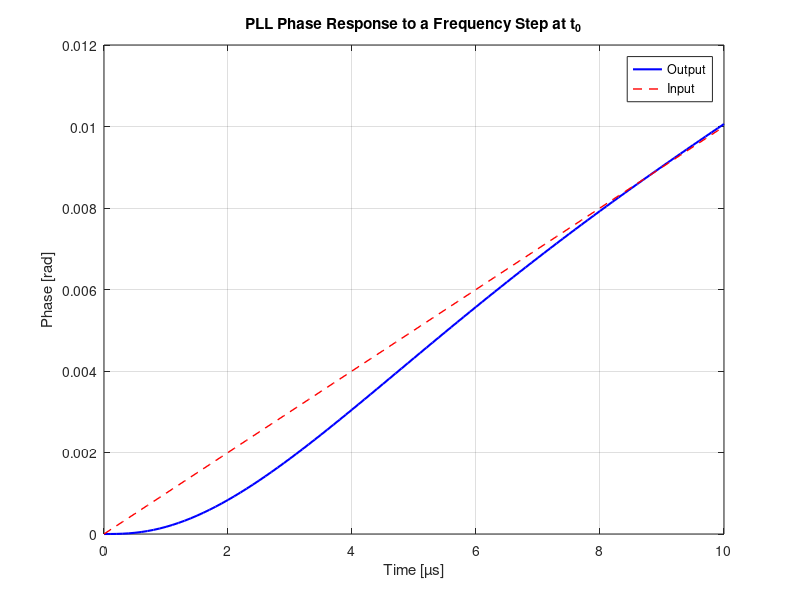

Write MATLAB code to recreate this figure.
clc; clear; close all;


N = 5;
A0 = 1;
KVCO = 10e6;
I = 1e-3;
Kphase = I / (2 * pi);

zeta = 0.707;
f_bw = 150e3;
omega_bw = 2*pi*f_bw;
omega_n = omega_bw / sqrt(1 + 2*zeta^2 + sqrt(4*zeta^4 + 4*zeta^2 + 2));


% Definição dos parâmetros do PLL
C1 = (Kphase * KVCO) / (N * omega_n^2);
C2 = C1 / 10;
R1 = (zeta * 4 * pi * N * omega_n) / (I * KVCO);


% Exibir os valores calculados
fprintf('C1: %.3g F\n', C1);
fprintf('C2: %.3g F\n', C2);
fprintf('R1: %.3g R\n', R1);







% Frequência absoluta para análise de resposta em frequência
omega_n_meas = sqrt(KVCO * Kphase / (N * (C1 + C2)));
zeta_meas = (C1 * R1 / 2) * sqrt(KVCO * Kphase / (N * (C1 + C2)));


t_m = 1/(omega_n_meas*sqrt(1 - zeta_meas^2)) * atan(sqrt(1 - zeta_meas^2)/zeta_meas);
fprintf('t_m = %.4e s\n', t_m);

theta_e_m_n = sin(omega_n_meas * sqrt(1 - zeta_meas^2) * t_m) / sqrt(1 - zeta_meas^2) * exp(-zeta_meas * omega_n_meas * t_m);
fprintf('theta_e_m_n = %.4e rad\n', theta_e_m_n);

theta_e_m = 2 * pi;

step_m_ang = theta_e_m * omega_n_meas / theta_e_m_n;
fprintf('step_m_ang = %.4e rad/s\n', step_m_ang);

step_m_lin = step_m_ang / (2*pi);
fprintf('step_m_lin = %.4e Hz\n', step_m_lin);

t_s = log(0.01 * sqrt(1 - zeta_meas^2)) / (-zeta_meas * omega_n_meas);
fprintf('t_s = %.4e s\n', t_s);






% Definição da variável Laplace
s = tf('s');
Fnum = s * C1 * R1 + 1;
Fden = s^2 * C1 * C2 * R1 + s * (C1+ C2);
F = Fnum / Fden;
K = A0 * Kphase * KVCO / N;
G = K * F / s;
Hnum = G;
Hden = 1 + G;
H = Hnum / Hden;






% Parâmetros
Delta_omega = 1000; % [rad/s]
t0 = 0;         % tempo de aplicação do step (10 us)
t_final = 10e-6;    % duração total da simulação
dt = 0.1e-6;        % passo de tempo
t = 0:dt:t_final;   % vetor de tempo

% Entrada: rampa de fase iniciada em t0
theta_R = Delta_omega * (t - t0);
theta_R(t < t0) = 0; % antes de t0, fase constante

% Simulação
[y, t_out] = lsim(H, theta_R, t);

% Plotagem
plot(t_out*1e6, y, 'b', 'LineWidth', 1.5); hold on;
plot(t_out*1e6, theta_R, 'r--', 'LineWidth', 1); % entrada
xlabel('Time [µs]');
ylabel('Phase [rad]');
legend('Output', 'Input');
title('PLL Phase Response to a Frequency Step at t_0');
grid on;








% % Parâmetros
% f1 = 10e6; % frequência inicial [Hz]
% f2 = 15e6; % frequência final [Hz]
% t_step = 20e-6; % instante da mudança [s]
% t_final = 30e-6; % tempo total de simulação
% dt = 1e-9; % passo de tempo
% t = 0:dt:t_final;
% 
% % Frequência em rad/s
% w1 = 2*pi*f1;
% w2 = 2*pi*f2;
% 
% % Geração da entrada: fase integrando frequência
% theta_R = zeros(size(t));
% for i = 2:length(t)
%     if t(i) < t_step
%         theta_R(i) = theta_R(i-1) + w1 * dt;
%     else
%         theta_R(i) = theta_R(i-1) + w2 * dt;
%     end
% end
% 
% % Simulação
% [y, t_out] = lsim(H, theta_R, t);
% 
% % Plotagem
% plot(t_out*1e6, y, 'b', 'LineWidth', 1.5); hold on;
% plot(t_out*1e6, theta_R, 'r--', 'LineWidth', 1);
% xlabel('Time [µs]');
% ylabel('Phase [rad]');
% legend('Output Phase', 'Input Phase');
% title('PLL Response to Frequency Step (10 MHz → 15 MHz)');
% grid on;










% omega = logspace(log10(0.1 * omega_n_meas), log10(100 * omega_n_meas), 1000);
% 
% % Plotando resposta em frequência (Bode Plot)
% figure;
% bode(H, omega);
% grid on;
% title('Resposta em frequência do PLL closed-loop');
% xlabel('Frequência (Hz)');
% 
% % Plotando resposta em frequência (Bode Plot)
% figure;
% bode(G, omega);
% grid on;
% title('Resposta em frequência do PLL open-loop');
% xlabel('Frequência (Hz)');
% 
% % Plotando resposta ao impulso
% figure;
% impulse(H);
% grid on;
% title('Resposta ao Impulso');
% 
% % Plotando resposta ao degrau
% figure;
% step(H);
% grid on;
% title('Resposta ao Degrau');
% 
% % Plotando polos e zeros da malha aberta (G)
% figure;
% pzmap(G);
% grid on;
% title('Polos e Zeros da Malha Aberta (G)');
% 
% % Plotando polos e zeros da malha fechada (H)
% figure;
% pzmap(H);
% grid on;
% title('Polos e Zeros da Malha Fechada (H)');
